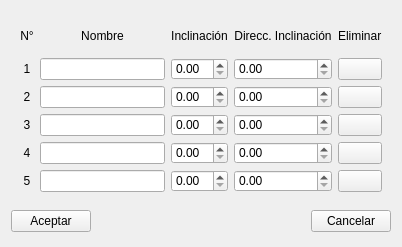
<?xml version="1.0" encoding="UTF-8"?>
<ui version="4.0">
 <class>Form</class>
 <widget class="QWidget" name="Form">
  <property name="geometry">
   <rect>
    <x>0</x>
    <y>0</y>
    <width>402</width>
    <height>247</height>
   </rect>
  </property>
  <property name="windowTitle">
   <string>Form</string>
  </property>
  <property name="styleSheet">
   <string notr="true">QFrame {
    border: none;
    outline: none;
}
</string>
  </property>
  <layout class="QVBoxLayout" name="verticalLayout_2">
   <item>
    <widget class="QFrame" name="frame">
     <property name="minimumSize">
      <size>
       <width>380</width>
       <height>190</height>
      </size>
     </property>
     <property name="maximumSize">
      <size>
       <width>380</width>
       <height>190</height>
      </size>
     </property>
     <property name="frameShape">
      <enum>QFrame::StyledPanel</enum>
     </property>
     <property name="frameShadow">
      <enum>QFrame::Raised</enum>
     </property>
     <layout class="QVBoxLayout" name="verticalLayout">
      <item>
       <layout class="QGridLayout" name="gridLayout">
        <item row="2" column="2">
         <widget class="QDoubleSpinBox" name="input_inclinacion2">
          <property name="minimumSize">
           <size>
            <width>0</width>
            <height>22</height>
           </size>
          </property>
          <property name="maximum">
           <double>90.000000000000000</double>
          </property>
         </widget>
        </item>
        <item row="0" column="3">
         <widget class="QLabel" name="label_4">
          <property name="text">
           <string>Direcc. Inclinación</string>
          </property>
          <property name="alignment">
           <set>Qt::AlignCenter</set>
          </property>
         </widget>
        </item>
        <item row="0" column="2">
         <widget class="QLabel" name="label_3">
          <property name="text">
           <string>Inclinación</string>
          </property>
          <property name="alignment">
           <set>Qt::AlignCenter</set>
          </property>
         </widget>
        </item>
        <item row="0" column="4">
         <widget class="QLabel" name="label_10">
          <property name="text">
           <string>Eliminar</string>
          </property>
         </widget>
        </item>
        <item row="1" column="1">
         <widget class="QLineEdit" name="input_nombre1">
          <property name="minimumSize">
           <size>
            <width>0</width>
            <height>22</height>
           </size>
          </property>
         </widget>
        </item>
        <item row="1" column="0">
         <widget class="QLabel" name="label_5">
          <property name="text">
           <string>1</string>
          </property>
          <property name="alignment">
           <set>Qt::AlignCenter</set>
          </property>
         </widget>
        </item>
        <item row="0" column="1">
         <widget class="QLabel" name="label_2">
          <property name="text">
           <string>Nombre</string>
          </property>
          <property name="alignment">
           <set>Qt::AlignCenter</set>
          </property>
         </widget>
        </item>
        <item row="0" column="0">
         <widget class="QLabel" name="label">
          <property name="text">
           <string>N°</string>
          </property>
          <property name="alignment">
           <set>Qt::AlignCenter</set>
          </property>
         </widget>
        </item>
        <item row="2" column="0">
         <widget class="QLabel" name="label_6">
          <property name="text">
           <string>2</string>
          </property>
          <property name="alignment">
           <set>Qt::AlignCenter</set>
          </property>
         </widget>
        </item>
        <item row="2" column="1">
         <widget class="QLineEdit" name="input_nombre2">
          <property name="minimumSize">
           <size>
            <width>0</width>
            <height>22</height>
           </size>
          </property>
         </widget>
        </item>
        <item row="3" column="2">
         <widget class="QDoubleSpinBox" name="input_inclinacion3">
          <property name="minimumSize">
           <size>
            <width>0</width>
            <height>22</height>
           </size>
          </property>
          <property name="maximum">
           <double>90.000000000000000</double>
          </property>
         </widget>
        </item>
        <item row="3" column="1">
         <widget class="QLineEdit" name="input_nombre3">
          <property name="minimumSize">
           <size>
            <width>0</width>
            <height>22</height>
           </size>
          </property>
         </widget>
        </item>
        <item row="3" column="0">
         <widget class="QLabel" name="label_7">
          <property name="text">
           <string>3</string>
          </property>
          <property name="alignment">
           <set>Qt::AlignCenter</set>
          </property>
         </widget>
        </item>
        <item row="2" column="4">
         <widget class="QPushButton" name="btn2_limpiar">
          <property name="text">
           <string/>
          </property>
         </widget>
        </item>
        <item row="5" column="4">
         <widget class="QPushButton" name="btn5_limpiar">
          <property name="text">
           <string/>
          </property>
         </widget>
        </item>
        <item row="5" column="1">
         <widget class="QLineEdit" name="input_nombre5">
          <property name="minimumSize">
           <size>
            <width>0</width>
            <height>22</height>
           </size>
          </property>
         </widget>
        </item>
        <item row="5" column="0">
         <widget class="QLabel" name="label_9">
          <property name="text">
           <string>5</string>
          </property>
          <property name="alignment">
           <set>Qt::AlignCenter</set>
          </property>
         </widget>
        </item>
        <item row="1" column="2">
         <widget class="QDoubleSpinBox" name="input_inclinacion1">
          <property name="minimumSize">
           <size>
            <width>0</width>
            <height>22</height>
           </size>
          </property>
          <property name="maximum">
           <double>90.000000000000000</double>
          </property>
         </widget>
        </item>
        <item row="1" column="4">
         <widget class="QPushButton" name="btn1_limpiar">
          <property name="text">
           <string/>
          </property>
         </widget>
        </item>
        <item row="4" column="4">
         <widget class="QPushButton" name="btn4_limpiar">
          <property name="text">
           <string/>
          </property>
         </widget>
        </item>
        <item row="4" column="1">
         <widget class="QLineEdit" name="input_nombre4">
          <property name="minimumSize">
           <size>
            <width>0</width>
            <height>22</height>
           </size>
          </property>
         </widget>
        </item>
        <item row="3" column="4">
         <widget class="QPushButton" name="btn3_limpiar">
          <property name="text">
           <string/>
          </property>
         </widget>
        </item>
        <item row="4" column="0">
         <widget class="QLabel" name="label_8">
          <property name="text">
           <string>4</string>
          </property>
          <property name="alignment">
           <set>Qt::AlignCenter</set>
          </property>
         </widget>
        </item>
        <item row="4" column="2">
         <widget class="QDoubleSpinBox" name="input_inclinacion4">
          <property name="minimumSize">
           <size>
            <width>0</width>
            <height>22</height>
           </size>
          </property>
          <property name="maximum">
           <double>90.000000000000000</double>
          </property>
         </widget>
        </item>
        <item row="5" column="2">
         <widget class="QDoubleSpinBox" name="input_inclinacion5">
          <property name="minimumSize">
           <size>
            <width>0</width>
            <height>22</height>
           </size>
          </property>
          <property name="maximum">
           <double>90.000000000000000</double>
          </property>
         </widget>
        </item>
        <item row="1" column="3">
         <widget class="QDoubleSpinBox" name="input_direccion1">
          <property name="maximum">
           <double>360.000000000000000</double>
          </property>
         </widget>
        </item>
        <item row="2" column="3">
         <widget class="QDoubleSpinBox" name="input_direccion2">
          <property name="maximum">
           <double>360.000000000000000</double>
          </property>
         </widget>
        </item>
        <item row="3" column="3">
         <widget class="QDoubleSpinBox" name="input_direccion3">
          <property name="maximum">
           <double>360.000000000000000</double>
          </property>
         </widget>
        </item>
        <item row="4" column="3">
         <widget class="QDoubleSpinBox" name="input_direccion4">
          <property name="maximum">
           <double>360.000000000000000</double>
          </property>
         </widget>
        </item>
        <item row="5" column="3">
         <widget class="QDoubleSpinBox" name="input_direccion5">
          <property name="maximum">
           <double>360.000000000000000</double>
          </property>
         </widget>
        </item>
       </layout>
      </item>
     </layout>
    </widget>
   </item>
   <item>
    <widget class="QFrame" name="frame_2">
     <property name="frameShape">
      <enum>QFrame::StyledPanel</enum>
     </property>
     <property name="frameShadow">
      <enum>QFrame::Raised</enum>
     </property>
     <layout class="QHBoxLayout" name="horizontalLayout">
      <property name="spacing">
       <number>0</number>
      </property>
      <property name="leftMargin">
       <number>0</number>
      </property>
      <property name="topMargin">
       <number>0</number>
      </property>
      <property name="rightMargin">
       <number>0</number>
      </property>
      <property name="bottomMargin">
       <number>0</number>
      </property>
      <item>
       <widget class="QPushButton" name="btn_aceptar">
        <property name="text">
         <string>Aceptar</string>
        </property>
       </widget>
      </item>
      <item>
       <spacer name="horizontalSpacer">
        <property name="orientation">
         <enum>Qt::Horizontal</enum>
        </property>
        <property name="sizeHint" stdset="0">
         <size>
          <width>197</width>
          <height>20</height>
         </size>
        </property>
       </spacer>
      </item>
      <item>
       <widget class="QPushButton" name="btn_cancelar">
        <property name="text">
         <string>Cancelar</string>
        </property>
       </widget>
      </item>
     </layout>
    </widget>
   </item>
  </layout>
 </widget>
 <resources/>
 <connections/>
</ui>
